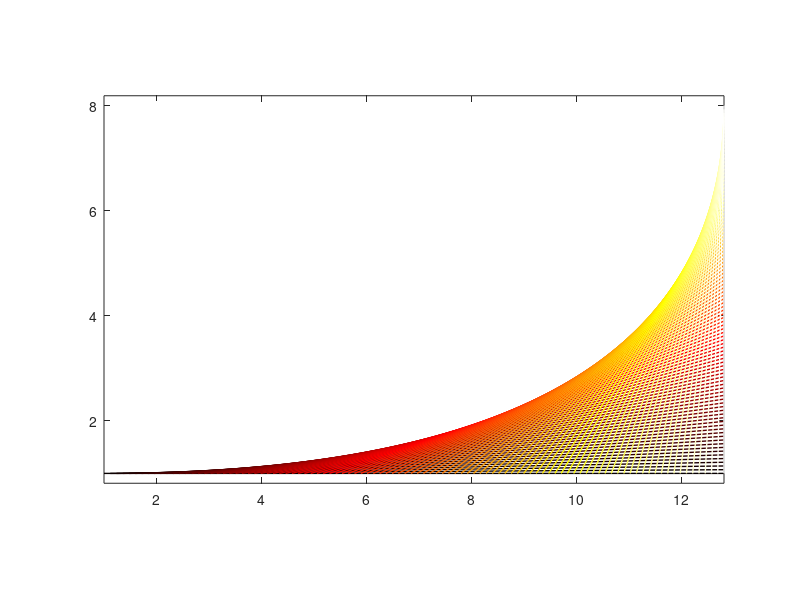

Source code (MATLAB):
%wallpaper
choice=1;
if choice==1
    total=100;
    x1=linspace(1,12.8,total);
    y1=ones(1,length(x1));
    y2=linspace(1,8,total);
    x2=12.8*ones(1,length(y2));
    colmap=hot(total);
    k=1;
    for k=1:total
        plot([x1(k) x2(k)],[y1(k) y2(k)],'color',colmap(k,:),'linewidth',1),hold on
    end
    
    set(gca,'color',[0 0 0]);
    axis([0 12.8 0 8])
    axis equal tight
else
    t=0.2:0.01:2.5*pi;
    %[x,y]=pol2cart(t,t);
    x=cos(t);y=sin(3*t);
    t2=(0:0.01:0.5)*pi;
    [x2,y2]=pol2cart(t2,0.5*sin(2*t2)/2);
    %x2=-x2+x2(26);y2=-y2+y2(26);
    %[theta,r]=cart2pol(0.05+x2,0.05+y2);
    [theta,r]=cart2pol(0.025+x2,0.025+y2);
    total=20;
    cmap=hsv(total);
    for k=1:total
        [x2,y2]=pol2cart(theta-2*pi*k/total,r);
        patch(x2,y2,'r','facecolor','none',...
            'edgecolor',cmap(k,:));
        
    end
    axis equal
end
